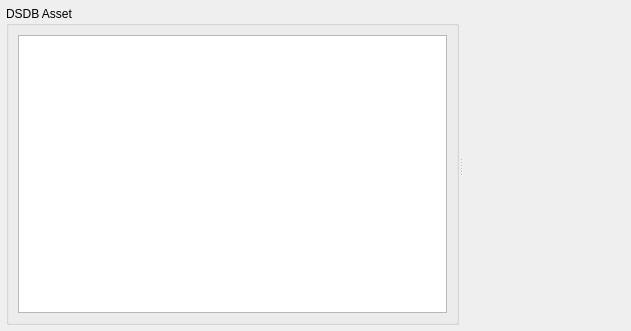
<?xml version="1.0" encoding="UTF-8"?>
<ui version="4.0">
 <class>Form</class>
 <widget class="QWidget" name="Form">
  <property name="geometry">
   <rect>
    <x>0</x>
    <y>0</y>
    <width>631</width>
    <height>331</height>
   </rect>
  </property>
  <property name="windowTitle">
   <string>Form</string>
  </property>
  <layout class="QVBoxLayout" name="verticalLayout_2">
   <property name="leftMargin">
    <number>6</number>
   </property>
   <property name="topMargin">
    <number>6</number>
   </property>
   <property name="rightMargin">
    <number>6</number>
   </property>
   <property name="bottomMargin">
    <number>6</number>
   </property>
   <item>
    <widget class="QSplitter" name="transfer_splitter">
     <property name="orientation">
      <enum>Qt::Horizontal</enum>
     </property>
     <widget class="QWidget" name="widget" native="true">
      <layout class="QVBoxLayout" name="verticalLayout_3">
       <property name="spacing">
        <number>6</number>
       </property>
       <property name="leftMargin">
        <number>0</number>
       </property>
       <property name="topMargin">
        <number>0</number>
       </property>
       <property name="rightMargin">
        <number>0</number>
       </property>
       <property name="bottomMargin">
        <number>0</number>
       </property>
       <item>
        <widget class="QGroupBox" name="groupBox_2">
         <property name="title">
          <string>DSDB Asset</string>
         </property>
         <layout class="QVBoxLayout" name="verticalLayout">
          <item>
           <widget class="QTreeView" name="dsdb_asset_tv"/>
          </item>
         </layout>
        </widget>
       </item>
      </layout>
     </widget>
     <widget class="QWidget" name="widget_2" native="true"/>
    </widget>
   </item>
  </layout>
 </widget>
 <resources/>
 <connections/>
</ui>
